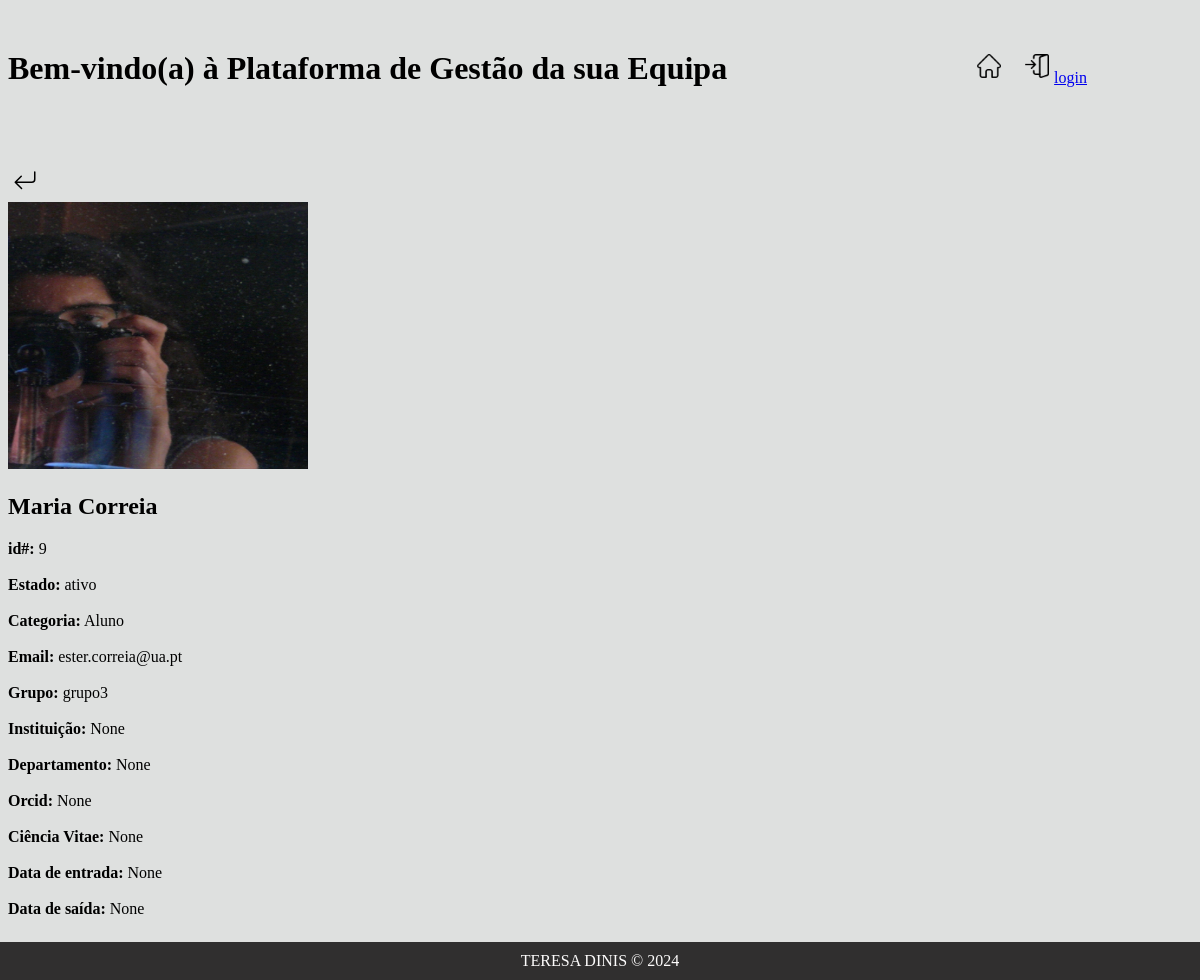
The app's page /membros/9 with its own data.
### membros/models.py (models this page shows, shortened)
class Membro(models.Model):
    ESTADOS = [
        ('ativo','ativo'),
        ('inativo', 'inativo')
    ]
    GRUPOS = [
        ('grupo1', 'grupo1'),
        ('grupo2', 'grupo2'),
        ('grupo3', 'grupo3'),
        ('grupo4', 'grupo3'),
    ]
    nome_completo = models.CharField(max_length=200)
    estado = models.CharField(max_length=10, choices=ESTADOS, default='ativo')
    categoria = models.ForeignKey(Categoria, on_delete=models.PROTECT)
    email = models.EmailField(unique=True)
    foto = models.ImageField(upload_to='fotos/', blank=True, null=True)
    grupo = models.CharField(max_length=10, choices=GRUPOS)
    instituicao = models.CharField(max_length=50, blank=True, null=True)
    departamento = models.CharField(max_length=50, blank=True, null=True)
    orcid = models.URLField(blank=True, null=True)
    sci_vitae = models.URLField(blank=True, null=True)
    data_entrada = models.DateTimeField(blank=True, null=True)
    data_saida = models.DateTimeField(blank=True, null=True)

class Categoria(models.Model):
    nome = models.CharField(max_length=50)
    def __str__(self) -> str:
        return self.nome.capitalize()

### membros/views.py (the view)
# urls.py: path('<int:id>', views.details, name='details'),
def details(request,id):
    membros = Membro.objects.get(pk=id)
    return render(request,'membros/details.html',{'membros':membros})

### membros/templates/membros/details.html (shortened to what this page needs)
{% extends 'membros/base.html' %}
{% block conteudo %}
{% load static %}
    <a href="{% url 'membros:list_details' %}">
        <img src="{% static 'return_button.svg' %}" class="icon">
    </a><br>
    <img src="{{ membros.foto.url }}" class="img" alt="">
    <h2>{{membros.nome_completo}}</h2>
    <b>id#:</b> {{ membros.id }}<br><br>
    <b>Estado:</b> {{ membros.estado }}<br><br>
    <b>Categoria:</b> {{ membros.categoria }}<br><br>
    <b>Email:</b> {{ membros.email }}<br><br>
    <b>Grupo:</b> {{ membros.grupo }}<br><br>
    <b>Instituição:</b> {{ membros.instituicao }}<br><br>
    <b>Departamento:</b> {{ membros.departamento }}<br><br>
    <b>Orcid:</b> {{ membros.orcid }}<br><br>
    <b>Ciência Vitae:</b> {{ membros.sci_vitae }}<br><br>
    <b>Data de entrada:</b> {{ membros.data_entrada }}<br><br>
    <b>Data de saída:</b> {{ membros.data_saida }}<br>
{% endblock %}

### membros/templates/membros/base.html (style rules this page uses)
body { background-color: rgb(222, 224, 223); font-family: calibri; }

### membros/templates/membros/details.html (style rules this page uses)
.icon { width: 24px; margin: 5px; }
.img { width: 300px; height: 267px; }

### records on screen
Membro: foto (picture), nome_completo "Maria Correia", id "9", estado "ativo", categoria "Aluno", email "ester.correia@ua.pt", grupo "grupo3", instituicao "None", departamento "None", orcid "None", sci_vitae "None", data_entrada "None", data_saida "None"
